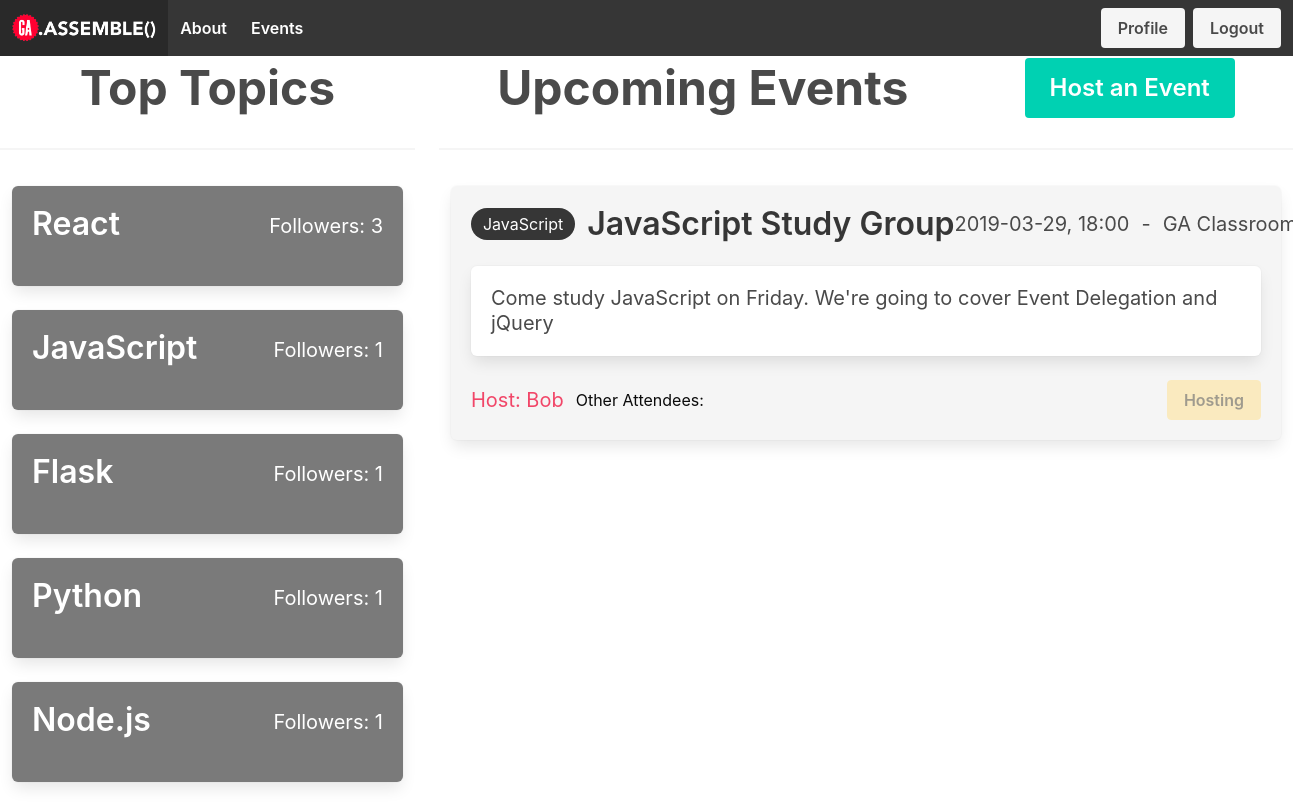
The page /main/1 (signed in) on the database its author committed.
### models.py (models this page shows, shortened)
class Topic(Model):
    name = CharField(50, unique=True)
    class Meta:
        database = DATABASE

class Event(Model):
    title = CharField(100)
    event_time = DateTimeField()
    location = CharField(200)
    details = TextField(500)
    topic = ForeignKeyField(model=Topic,backref="event")
    created_by_id = ForeignKeyField(model=User,backref="user")
    class Meta:
        database = DATABASE

class User(UserMixin, Model):
    username = CharField(unique=True)
    fullname = CharField()
    email = CharField(unique=True)
    password = CharField(max_length=100)
    joined_at = DateTimeField(default=datetime.datetime.now)
    is_admin = BooleanField(default=False)
    class Meta:
        database = DATABASE

### app.py (the view)
@app.route('/main')
@app.route('/main/')
@app.route('/main/<topicid>', methods=['GET'])
@login_required
def main(topicid=None):
    if topicid != None:
        events = models.Event.select().where(models.Event.topic_id == topicid)
    else:
        events = models.Event.select()
    topics = models.Topic.select(models.Topic.id, models.Topic.name, fn.COUNT(models.User_Topics.user_id).alias('num_of_followers')).join(
        models.User_Topics, JOIN.LEFT_OUTER, on=(models.Topic.id == models.User_Topics.topic_id)).group_by(models.Topic.id, models.Topic.name)
    eventForm = forms.EventForm()
    user_events = models.User_Events.select()
    user = g.user._get_current_object()
    attending = models.User_Events.select(models.User_Events.event_id).where(
        models.User_Events.user_id == user.id)
    return render_template('main.html', topics=topics, events=events, form=eventForm, user_events=user_events, attending=attending, user=user)

### app.py (called while the page is built)
@login_manager.user_loader
def load_user(userid):
    try:
        return models.User.get(models.User.id == userid)
    except models.DoesNotExist:
        return None

@app.before_request
def before_request():
    g.db = models.DATABASE
    g.db.connect()
    g.user = current_user

@app.after_request
def after_request(response):
    g.db.close()
    return response

### templates/main.html (shortened to what this page needs)
<!DOCTYPE html>
<html lang="en">
<head>
    <link rel='stylesheet' href='https://cdnjs.cloudflare.com/ajax/libs/bulma/0.7.4/css/bulma.css'/>
    <link rel='stylesheet' href="{{url_for('static',filename='style.css')}}"/>
</head>
<body class='has-navbar-fixed-top'>
    {% include 'nav.html' %}
    {% from 'macros.html' import render_topic, render_event %}
    <div class='columns'>
        <div class='column is-one-third'>
            <div class='level'>
                <h1 class='level-item is-size-1 has-text-weight-bold'>Top Topics</h1>
            </div>
            <hr>
            <div class='tile is-parent is-vertical'>
                {% for topic in topics|sort(reverse=True, attribute='num_of_followers')%}
                {{ render_topic(topic) }}
                {% endfor %}
            </div>
        </div>
        <div class='column is-two-thirds'>
            <div class='level'>
                <h1 class='event-header level-item is-size-1 has-text-weight-bold'>Upcoming Events</h1>
                {% include 'event.html'%}
            </div>
            <hr>
            <div class='event-list tile is-parent is-vertical'>
                {% for event in events|sort(attribute='event_time') %}
                {{ render_event(event,user_events,attending,user)}}
                {% endfor %}
            </div>
        </div>
    </div>
</body>
</html>

### templates/macros.html (shortened to what this page needs)
 {% macro render_topic(topic) %}
<div
  data-id="{{ topic.id }}"
  data-name="{{ topic.name }}"
  class="topic tile box is-child has-background-grey"
>
  <a class="level" href="{{url_for('main', topicid=topic.id)}}">
    <p class="title has-text-white level-left">{{ topic.name }}</p>
    <p class="subtitle has-text-white level-right">
      {% if topic.num_of_followers %} Followers: {{ topic.num_of_followers }}
      {% else %} Followers: 0 {% endif %}
    </p>
  </a>
</div>
{% endmacro %}  {% macro render_event(event,user_events,attending,user) %}
<div
  data-id="{{ event.id }}"
  class="event tile box is-child has-background-light"
>
  <div class="level">
    <div class="level-left">
      <p class="level-item tag is-dark is-rounded is-size-6">
        {{ event.topic.name }}
      </p>
      <p class="level-item title">{{ event.title }}</p>
    </div>
    <div class="level-right">
      <p class="level-item is-size-5">
        {{ event.event_time.replace("T", ", ") }}
      </p>
      <p class="level-item is-size-5">-</p>
      <p class="level-item is-size-5">{{ event.location }}</p>
    </div>
  </div>
  <div class="box">
    <p class="subtitle is-multiline">{{ event.details }}</p>
  </div>
  <div class="level">
    <div class="level-left">
      <p class="level-item has-text-danger is-size-5">
        Host: {{ event.created_by_id.username }}
      </p>
      <p class="level-item has-text-black is-size-6">Other Attendees:</p>
    </div>
    <div class="level-right">
      {% if event.created_by_id.id == user.id %}
      <a class="level-item button is-warning has-text-weight-semibold" disabled
        >Hosting</a
      >
      {% elif event.id in attending|map(attribute='event_id') %}
      <a
        class="level-item button is-danger has-text-weight-semibold"
        href="{{url_for('unattend_from_main', eventid=event.id, topicid=event.topic_id)}}"
        >Unattend</a
      >
      {% else %}
      <a
        class="level-item button is-success has-text-weight-semibold"
        href="{{url_for('attend_event', eventid=event.id, topicid=event.topic_id)}}"
        >Attend</a
      >
      {% endif %}
    </div>
  </div>
</div>
{% endmacro %}

### rows shown on the page
Topic: name "React", num_of_followers "3"
Topic: name "JavaScript", num_of_followers "1"
Topic: name "Flask", num_of_followers "1"
Topic: name "Python", num_of_followers "1"
Topic: name "Node.js", num_of_followers "1"
Event: topic.name "JavaScript", title "JavaScript Study Group", event_time.replace "2019-03-29, 18:00", location "GA…", details "Come study JavaScript on Friday. We're going to cover Event Delegation and jQuery", created_by_id.username "Bob"
